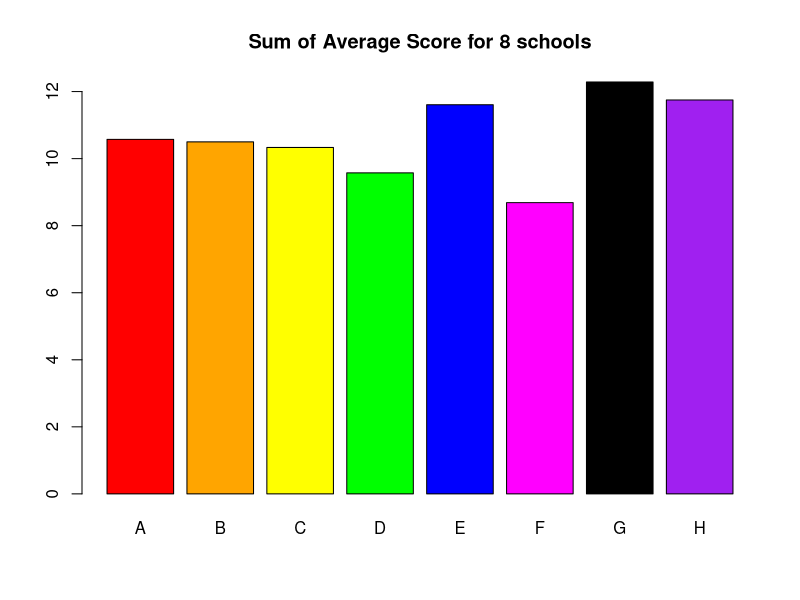
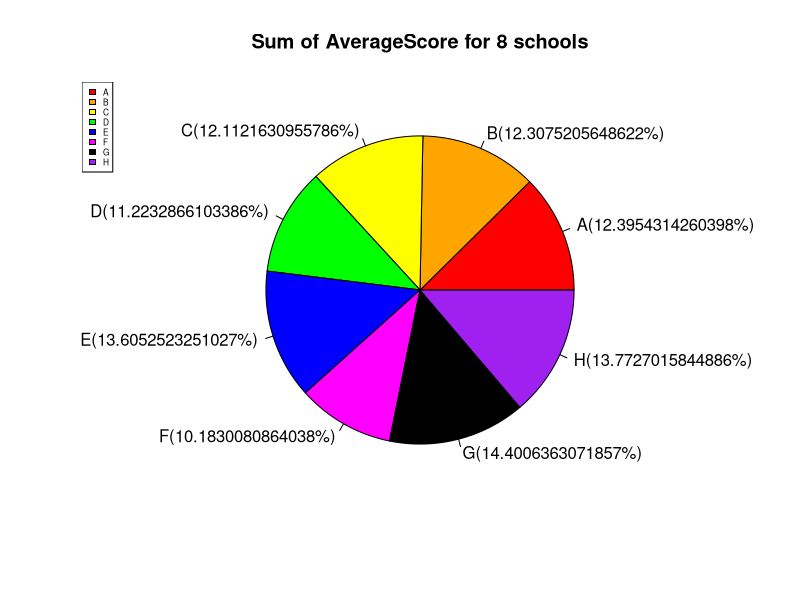

Recreate these plots in R, in order.
library (MASS)
colors = c("red","orange","yellow","green","blue","magenta","black","purple")
painter_schoolcomp_average = tapply(painters[[1]], painters[[5]], mean)
painter_schooldrawing_average = tapply(painters[[2]], painters[[5]], mean)
painter_schoolcolors_average = tapply(painters[[3]], painters[[5]], mean)
painter_schoolexpression_average = tapply(painters[[4]], painters[[5]], mean)
painter_superaverage = (painter_schoolcomp_average + painter_schooldrawing_average+painter_schoolcolors_average+painter_schoolexpression_average)/4

barplot(painter_superaverage, col=colors,main = "Sum of Average Score for 8 schools")
scorelevels=c("A","B","C","D","E","F","G","H")

piepercent=100*painter_superaverage/sum(painter_superaverage)
pie(painter_superaverage,col = colors,labels=paste0(scorelevels,"(",piepercent,"%)"),main="Sum of AverageScore for 8 schools")
legend("topleft",c("A","B","C","D","E","F","G","H"),fill=colors,cex=0.5)